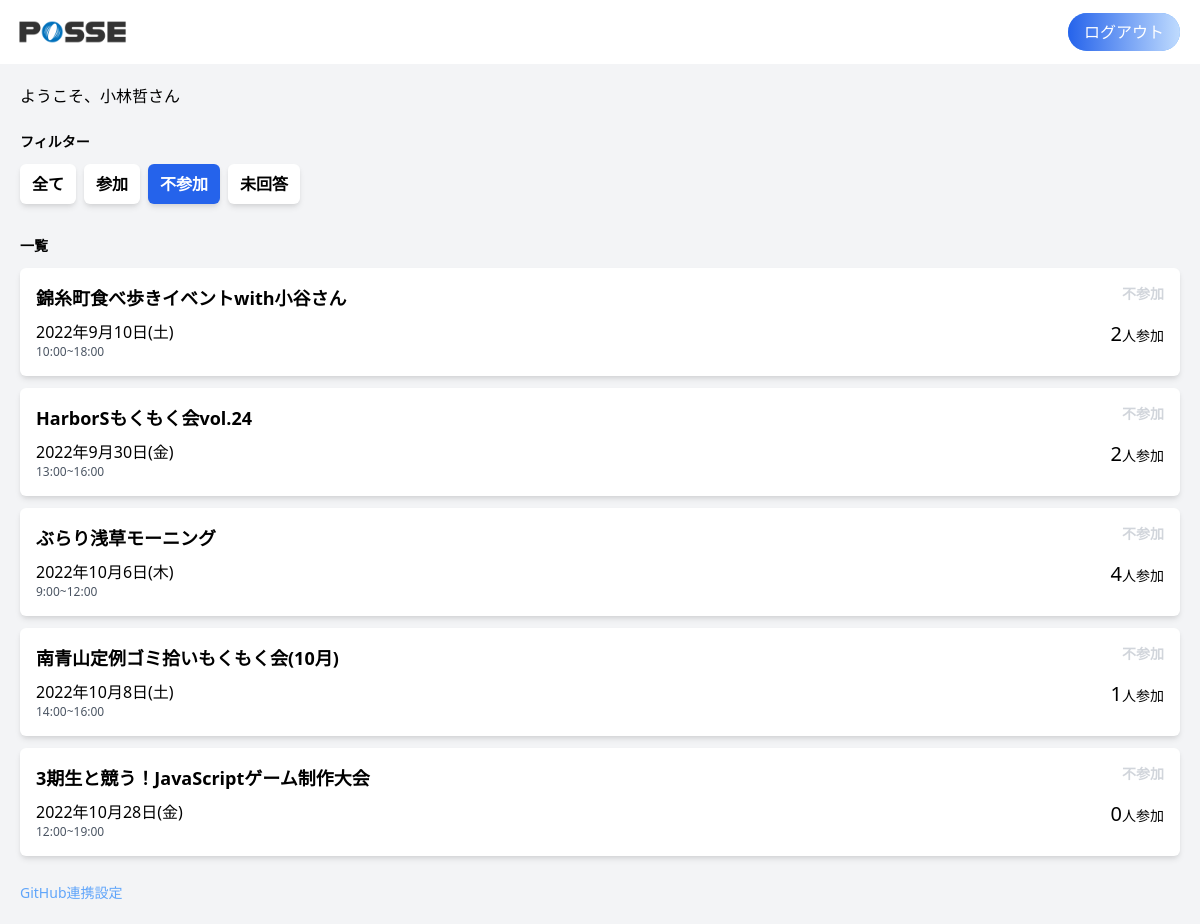
The page /?status=absence (signed in) on the database its author committed.
### tables this page shows
CREATE TABLE events (
  id INT AUTO_INCREMENT NOT NULL PRIMARY KEY,
  name VARCHAR(255) NOT NULL,
  start_at DATETIME,
  end_at DATETIME,
  detail VARCHAR(255),
  created_at DATETIME DEFAULT CURRENT_TIMESTAMP,
  updated_at DATETIME DEFAULT CURRENT_TIMESTAMP ON UPDATE CURRENT_TIMESTAMP,
  deleted_at DATETIME
);

### src/index.php (the view, shortened to what this page needs)
<?php
require('dbconnect.php');
$stmt = $db->query('SELECT events.id, events.name, events.start_at, events.end_at, count(status = "presence" or null) AS total_participants FROM events LEFT JOIN event_attendance ON events.id = event_attendance.event_id GROUP BY events.id ORDER BY events.start_at ASC');
$events = $stmt->fetchAll();
$stmt = $db->prepare('SELECT event_id, status FROM event_attendance WHERE user_id = ?');
$stmt->execute([$_SESSION['user_id']]);
$eventAttendances = $stmt->fetchAll();
$stmt = $db->prepare('SELECT event_id FROM event_attendance WHERE user_id = ? AND status="absence"');
$stmt->execute([$_SESSION['user_id']]);
$eventAbsentId = $stmt->fetchAll();
$pageStatus = isset($_GET['status']) ? htmlspecialchars($_GET['status']) : '';
if ($pageStatus === 'absence') {
  $eventAbsentArray = [];
  foreach ($events as $event) {
    foreach ($eventAbsentId as $ID) {
      if ($event['id'] === $ID['event_id']) {
        array_push($eventAbsentArray, $event);
        break;
      }
    }
  }
}
function get_day_of_week($w)
{
  $day_of_week_list = ['日', '月', '火', '水', '木', '金', '土'];
  return $day_of_week_list["$w"];
}
?>
<!DOCTYPE html>
<html lang="ja">
<head>
  <link href="https://unpkg.com/tailwindcss@^2/dist/tailwind.min.css" rel="stylesheet">
</head>
<body>
  <header class="h-16">
    <div class="flex justify-between items-center w-full h-full mx-auto pl-2 pr-5">
      <div class="h-full">
        <img src="img/header-logo.png" alt="" class="h-full">
      </div>
      <div>
        <a href="/auth/logout" class="text-white bg-blue-400 px-4 py-2 rounded-3xl bg-gradient-to-r from-blue-600 to-blue-200">ログアウト</a>
      </div>
    </div>
  </header>
  <main class="bg-gray-100">
    <div class="w-full h-full mx-auto p-5">
      <p class="mb-6">ようこそ、<?= $_SESSION['user_name'] ?>さん</p>
      <div id="filter" class="mb-8">
        <h2 class="text-sm font-bold mb-3">フィルター</h2>
        <div class="flex">
          <?php
          switch ($pageStatus) {
          ?>
            <?php
            case 'absence':
            ?>
              <a href="/" class="px-3 py-2 text-md font-bold mr-2 rounded-md shadow-md bg-white ">全て</a>
              <a href="?status=presence" class="px-3 py-2 text-md font-bold mr-2 rounded-md shadow-md bg-white">参加</a>
              <a href="?status=absence" class="px-3 py-2 text-md font-bold mr-2 rounded-md shadow-md bg-blue-600 text-white">不参加</a>
              <a href="?status=not_submitted" class="px-3 py-2 text-md font-bold mr-2 rounded-md shadow-md bg-white">未回答</a>
            <?php
              break;
            ?>
          <?php
          }
          ?>
        </div>
      </div>
      <div id="events-list">
        <div class="flex justify-between items-center mb-3">
          <h2 class="text-sm font-bold">一覧</h2>
        </div>
        <?php
        $futureEvents = [];
        if ($pageStatus === 'presence') {
          $displayEvent = $eventPresentArray;
        } elseif ($pageStatus === 'absence') {
          $displayEvent = $eventAbsentArray;
        } elseif ($pageStatus === 'not_submitted') {
          $displayEvent = $eventNotsubmittedArray;
        } else {
          $displayEvent = $events;
        }
        foreach ($displayEvent as $event) {
          array_push($futureEvents, $event);
        }
        ?>
        <?php
        $events_num = count($futureEvents);
        $max_page = ceil($events_num / MAX);
        if (!isset($_GET['page'])) {
          $page = 1;
        } else {
          $page = (int)htmlspecialchars($_GET['page']);
        }
        function paging($max_page, $page = 1)
        {
        ?>
          <div class="flex justify-between pb-3">
          </div>
        <?php
        }
        $startNo = ($page - 1) * MAX;
        $disp_data = array_slice($futureEvents, $startNo, MAX, true);
        foreach ($disp_data as $event) :
          $start_date = strtotime($event['start_at']);
          $end_date = strtotime($event['end_at']);
          $day_of_week = get_day_of_week(date("w", $start_date));
          $eventAttendanceIndex = array_search($event['id'], array_column($eventAttendances, 'event_id'));
          if ($eventAttendanceIndex === false) {
            $status = 'not_submitted';
          } else {
            $status = $eventAttendances[$eventAttendanceIndex]['status'];
          }
        ?>
          <div class="card bg-white mb-3 p-4 flex justify-between rounded-md shadow-md" id="event-<?php echo $event['id']; ?>">
            <div>
              <h3 class="font-bold text-lg mb-2"><span class="modal-open cursor-pointer hover:underline"><?php echo $event['name'] ?></span></h3>
              <p><?= date("Y年n月j日($day_of_week)", $start_date); ?></p>
              <p class="text-xs text-gray-600">
                <?php
                if (date('Y-m-d', $start_date) === date('Y-m-d', $end_date)) {
                  echo date('G:i', $start_date) . '~' . date('G:i', $end_date);
                } else {
                  echo date('G:i', $start_date) . '~' . date('n月j日 G:i', $end_date);
                }
                ?>
              </p>
            </div>
            <div class="flex flex-col justify-between text-right">
              <div>
                <?php if ($status === 'presence') : ?>
                  <p class="text-sm font-bold text-green-400">参加</p>
                <?php elseif ($status === 'absence') : ?>
                  <p class="text-sm font-bold text-gray-300">不参加</p>
                <?php elseif ($status === 'not_submitted') : ?>
                  <p class="text-sm font-bold text-yellow-400">未回答</p>
                  <p class="text-xs text-yellow-400 w-20">期限 <?php echo date("n月j日", strtotime('-3 day', $start_date)); ?></p>
                <?php endif; ?>
              </div>
              <p class="text-sm w-20 mb-3 cursor-pointer" onclick="switchParticipantsDisp(<?= $event['id'] ?>)"><span class="text-xl"><?php echo $event['total_participants']; ?></span>人参加</p>
            </div>
          </div>
        <?php endforeach;
        paging($max_page, $page);
        ?>
      </div>
      <div>
        <a href="/auth/github/setting" class="text-sm text-blue-400 my-3">GitHub連携設定</a>
      </div>
    </div>
  </main>
</body>
</html>

### rows shown on the page
events: name "錦糸町食べ歩きイベントwith小谷さん", start_at "2022年9月10日(土)", start_at "10:00", end_at "18:00", shows "不参加", total_participants "2"
events: name "HarborSもくもく会vol.24", start_at "2022年9月30日(金)", start_at "13:00", end_at "16:00", shows "不参加", total_participants "2"
events: name "ぶらり浅草モーニング", start_at "2022年10月6日(木)", start_at "9:00", end_at "12:00", shows "不参加", total_participants "4"
events: name "南青山定例ゴミ拾いもくもく会(10月)", start_at "2022年10月8日(土)", start_at "14:00", end_at "16:00", shows "不参加", total_participants "1"
events: name "3期生と競う！JavaScriptゲーム制作大会", start_at "2022年10月28日(金)", start_at "12:00", end_at "19:00", shows "不参加", total_participants "0"

### other values the page prints
$_SESSION['user_name'] "小林哲"
